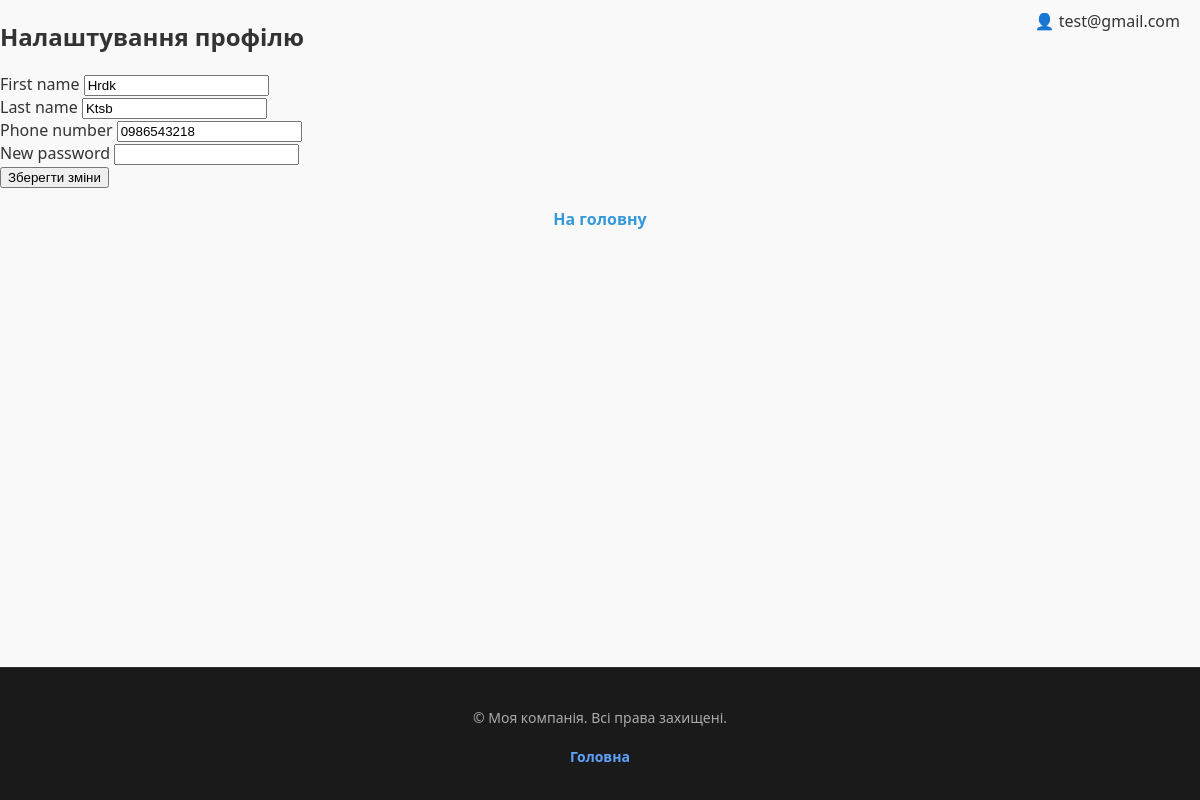
/account/settings/ (signed in), run on the app's committed database.
### account/models.py (models this page shows, shortened)
class CustomUser(AbstractUser):
    phone_validator = RegexValidator(
        regex=r'^\+?1?\d{10,15}$',
        message="Phone number must be entered in the format: '+380123456789'. Up to 15 digits allowed."
    )
    username = None
    phone = models.CharField(
        _("phone number"),
        max_length=20,
        unique=True,
        validators=[phone_validator],
        error_messages={
            "unique": _("A user with that phone number already exists."),
        },
    )
    email = models.EmailField(
        _("email address"),
        unique=True,
        error_messages={
            "unique": _("A user with that email address already exists."),
        },
    )
    USERNAME_FIELD = "email"
    REQUIRED_FIELDS = ["phone"]
    objects = CustomUserManager()
    class Meta:
        db_table = 'user'

### account/views.py (the view)
# urls.py: path('settings/', views.settings, name='settings'),
@login_required
def settings(request):
    if request.method == 'POST':
        form = ProfileForm(request.POST, instance=request.user)
        if form.is_valid():
            user = form.save(commit=False)
            new_password = form.cleaned_data.get('new_password')
            if new_password:
                user.set_password(new_password)
            user.save()
            update_session_auth_hash(request, user)
            return redirect('account:settings')
    else:
        form = ProfileForm(instance=request.user)
    return render(request, 'account/settings.html', {'form': form})

### account/forms.py
class ProfileForm(UserChangeForm):
    password = None
    new_password = forms.CharField(required=False)
    class Meta:
        model = CustomUser
        fields = (
            'first_name',
            'last_name',
            'phone',
            'new_password'
        )

### account/templates/account/settings.html (shortened to what this page needs)
{% extends 'base.html' %}
{% load static %}
{% block content %}
<div class="form-container">
    <h2>Налаштування профілю</h2>
    <form method="post">
        {% for field in form %}
            <div>
                <label for="{{ field.id_for_label }}">{{ field.label }}</label>
                {{ field }}
            </div>
        {% endfor %}
        <button type="submit">Зберегти зміни</button>
    </form>
    <p><a href="{% url 'mainsite:home' %}">На головну</a></p>
</div>
{% endblock %}

### HRTR/templates/base.html (shortened to what this page needs)
{% load static %}
<!DOCTYPE html>
<html lang="en">
<head>
    <link rel="stylesheet" href="{% static 'HRTR/css/base.css' %}">
</head>
<body>
<div class="user-box">
    {% if user.is_authenticated %}
        <span style="cursor: pointer;">👤 {{ user.email }}</span>
    {% else %}
        <a href="{% url 'account:login' %}">Увійти</a> |
        <a href="{% url 'account:registration' %}">Реєстрація</a>
    {% endif %}
</div>
<main>
    {% block content %}
    {% endblock %}
</main>
{% include 'footer.html' %}
</body>
</html>

### HRTR/static/HRTR/css/base.css (style rules this page uses)
body { font-family: 'Segoe UI', Tahoma, Geneva, Verdana, sans-serif; background-color: #f9f9f9; margin: 0; color: #333; }
p { text-align: center; margin-top: 20px; }
a { color: #3498db; text-decoration: none; font-weight: bold; padding: 5px 10px; transition: background-color 0.2s ease, color 0.2s ease; }

### HRTR/templates/base.html (style rules this page uses)
html, body { height: 100%; margin: 0; display: flex; flex-direction: column; }
main { flex: 1 0 auto; }
.user-box { position: absolute; top: 10px; right: 20px; text-align: right; }

### data on the page
CustomUser: email "test@gmail.com", form "Hrdk" "Ktsb" "0986543218"

### other printed values
{{ field.label }} "First name" "Last name" "Phone number" "New password"
